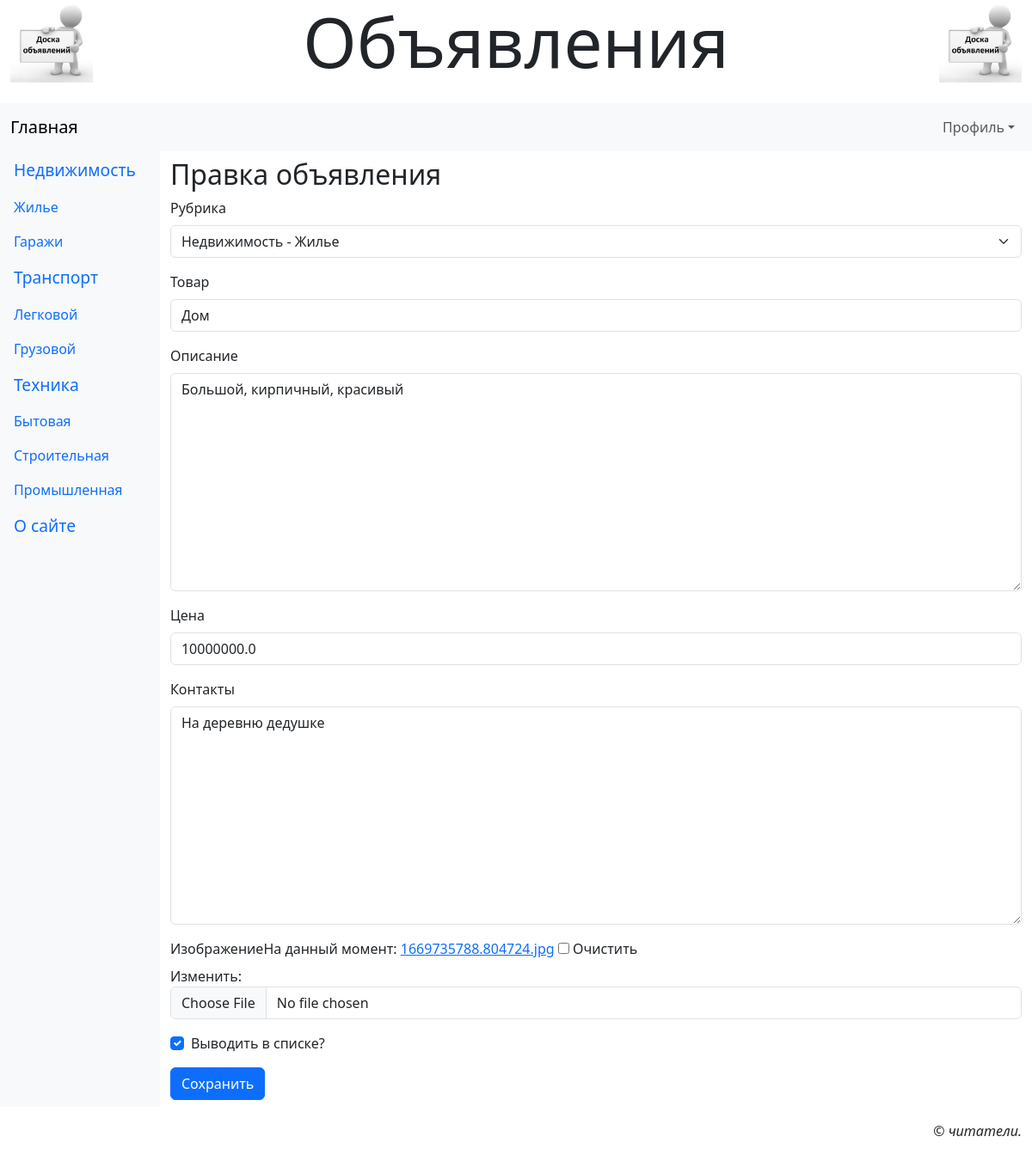
Screenshot of /accounts/profile/edit/2/ (signed in) with the database file from the repository.
### main/models.py (models this page shows, shortened)
class Rubric(models.Model):
    name = models.CharField(max_length=20, unique=True,
                            verbose_name='Название')
    order = models.SmallIntegerField(default=0, db_index=True,
                                     verbose_name='Порядок')
    super_rubric = models.ForeignKey('SuperRubric',
                   on_delete=models.PROTECT, null=True, blank=True,
                   verbose_name='Надрубрика')

class Bb(models.Model):
    rubric = models.ForeignKey(SubRubric, on_delete=models.PROTECT,
                                          verbose_name='Рубрика')
    title = models.CharField(max_length=40, verbose_name='Товар')
    content = models.TextField(verbose_name='Описание')
    price = models.FloatField(default=0, verbose_name='Цена')
    contacts = models.TextField(verbose_name='Контакты')
    image = models.ImageField(blank=True, upload_to=get_timestamp_path,
                              verbose_name='Изображение')
    author = models.ForeignKey(AdvUser, on_delete=models.CASCADE,
                               verbose_name='Автор объявления')
    is_active = models.BooleanField(default=True, db_index=True,
                                    verbose_name='Выводить в списке?')
    created_at = models.DateTimeField(auto_now_add=True, db_index=True,
                                      verbose_name='Опубликовано')
    class Meta:
        verbose_name_plural = 'Объявления'
        verbose_name = 'Объявление'
        ordering = ['-created_at']

### main/views.py (the view)
# urls.py: path('accounts/profile/edit/<int:pk>/', profile_bb_edit,
@login_required
def profile_bb_edit(request, pk):
    bb = get_object_or_404(Bb, pk=pk)
    if request.method == 'POST':
        form = BbForm(request.POST, request.FILES, instance=bb)
        if form.is_valid():
            bb = form.save()
            formset = AIFormSet(request.POST, request.FILES, instance=bb)
            if formset.is_valid():
                formset.save()
                messages.add_message(request, messages.SUCCESS,
                                     'Объявление исправлено')
                return redirect('main:profile')
    else:
        form = BbForm(instance=bb)
        formset = AIFormSet(instance=bb)
    context = {'form': form, 'formset': formset}
    return render(request, 'main/profile_bb_edit.html', context)

### main/forms.py
class BbForm(forms.ModelForm):
    class Meta:
        model = Bb
        fields = '__all__'
        widgets = {'author': forms.HiddenInput}

### main/models.py (called while the page is built)
    def get_queryset(self):
        return super().get_queryset().filter(super_rubric__isnull=False)

    def __str__(self):
        return '%s - %s' % (self.super_rubric.name, self.name)

### main/templates/main/profile_bb_edit.html (shortened to what this page needs)
{% extends 'layout/basic.html' %}
{% load django_bootstrap5 %}
{% block content %}
<h2>Правка объявления</h2>
<form method="post" enctype="multipart/form-data">
    {% bootstrap_form form layout='horizontal' %}
    {% bootstrap_button 'Сохранить' %}
</form>
{% endblock %}

### main/templates/layout/basic.html (shortened to what this page needs)
{% load django_bootstrap5 %}
{% load static %}
<!DOCTYPE html>
<html>
    <head>
        {% bootstrap_css %}
        <link rel="stylesheet" type="text/css"
              href="{% static 'main/style.css' %}">
    </head>
    <body class="container-fluid">
        <header class="mb-4">
            <h1 class="display-1 text-center">Объявления</h1>
        </header>
        <nav class="row navbar navbar-expand-md bg-light">
            <div class="col container">
                <a class="navbar-brand"
                   href="{% url 'main:index' %}">Главная</a>
                <div class="collapse navbar-collapse justify-content-end"
                     id="navbarNav">
                    <div class="navbar-nav">
                        {% if user.is_authenticated %}
                        <div class="nav-item dropdown">
                            <a class="nav-link dropdown-toggle"
                               data-bs-toggle="dropdown" href="#">Профиль</a>
                        </div>
                        {% else %}
                        <a class="nav-link" href="{% url 'main:register' %}">Регистрация</a>
                        <a class="nav-link" href="{% url 'main:login' %}">Вход</a>
                        {% endif %}
                    </div>
                </div>
            </div>
        </nav>
        <div class="row">
            <nav class="col-md-auto nav flex-column bg-light">
                {% for rubric in rubrics %}
                {% ifchanged rubric.super_rubric.pk %}
                <span class="nav-link root">{{ rubric.super_rubric.name }}</span>
                {% endifchanged %}
                <a class="nav-link" href="{% url 'main:rubric_bbs' pk=rubric.pk %}">
                   {{ rubric.name }}</a>
                {% endfor %}
                <a class="nav-link root" href="{% url 'main:other' page='about' %}">
                   О сайте</a>
            </nav>
            <main class="col py-2">
                {% block content %}
                {% endblock %}
            </main>
        </div>
        <footer class="mt-3">
            <p class="text-end fst-italic">&copy; читатели.</p>
        </footer>
    </body>
</html>

### main/static/main/style.css (style rules this page uses)
header h1 { background: url("bg.jpg") left / auto 100% no-repeat, url("bg.jpg") right / auto 100% no-repeat; }
.root { font-size: larger; }

### rows the page displays
Rubric: super_rubric.name "Недвижимость", name "Жилье"
Rubric: name "Гаражи"
Rubric: super_rubric.name "Транспорт", name "Легковой"
Rubric: name "Грузовой"
Rubric: super_rubric.name "Техника", name "Бытовая"
Rubric: name "Строительная"
Rubric: name "Промышленная"
Bb: rubric "Недвижимость - Жилье", title "Дом", content "Большой, кирпичный, красивый", price "10000000.0", contacts "На деревню дедушке", is_active "☑"
